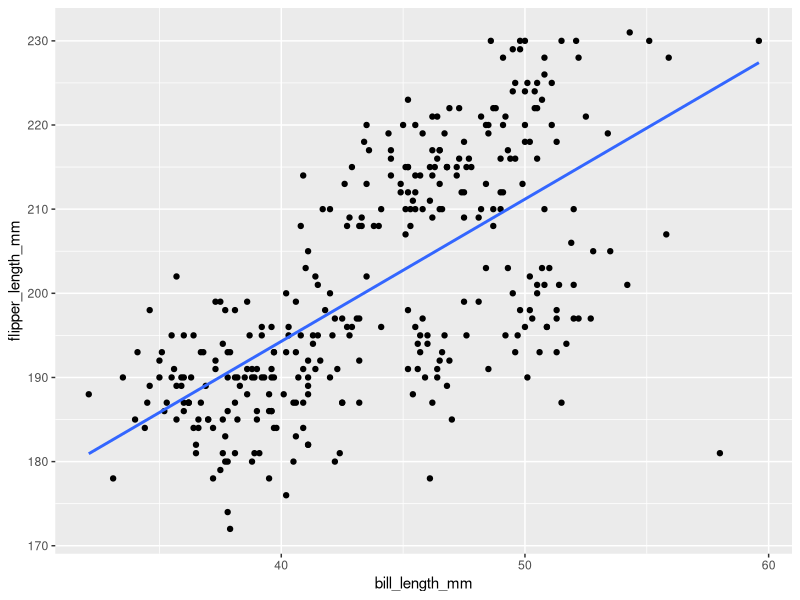
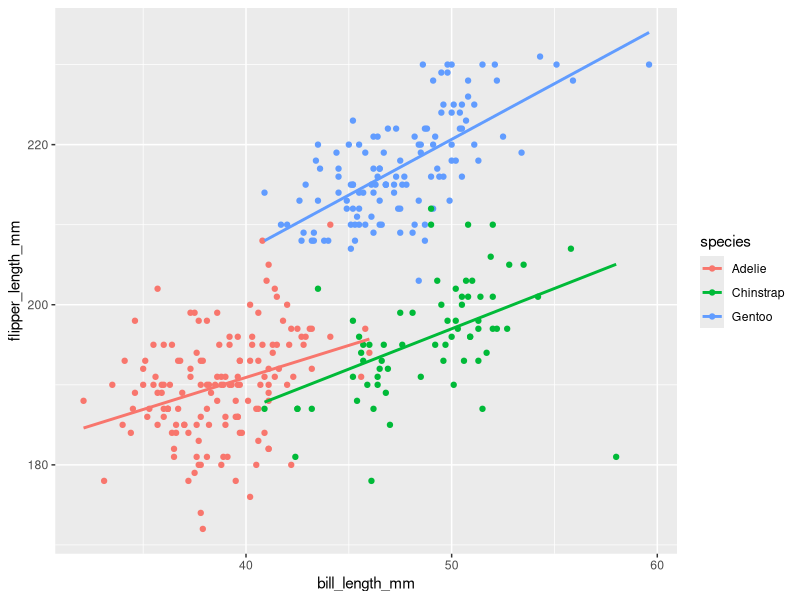
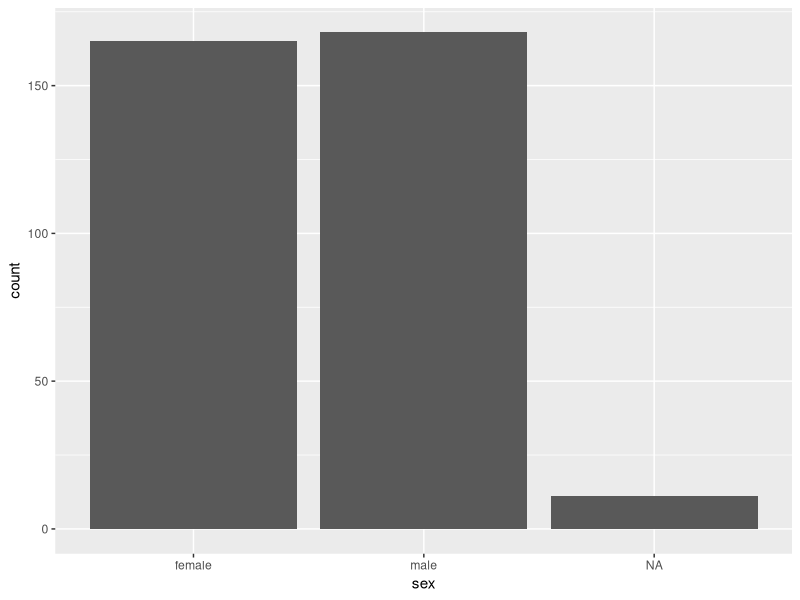
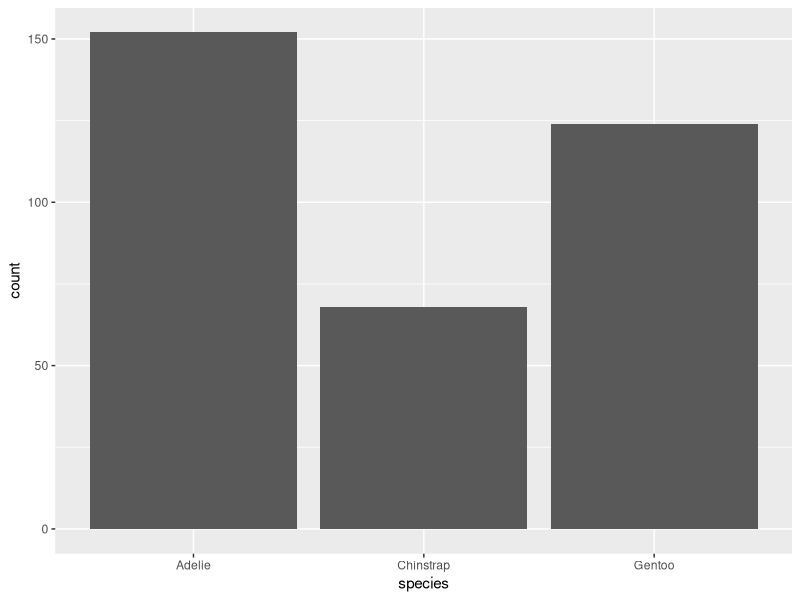

The R script that drew these images, in order:


install.packages("tridyverse")
install.packages("palmerpenguins")

library(tidyverse)
library(palmerpenguins)

penguins

penguins |> 
    group_by(year) |> 
    count()

ggplot(penguins, aes(x = bill_length_mm, y = flipper_length_mm)) +
    geom_point() +
    geom_smooth(method = "lm", se = FALSE)

distinct(penguins, sex)
penguins |> distinct(sex)


penguins |> 
    group_by(sex) |> 
    count()

count(group_by(penguins, sex))

penguins |> 
    group_by(species) |> 
    count()

View(penguins)
penguins |> 
    group_by(island) |> 
    count()

ggplot(penguins, aes(x = bill_length_mm, 
                     y = flipper_length_mm,
                     colour = species)) +
    geom_point() +
    geom_smooth(method = "lm", se = FALSE)

penguins |> 
    ggplot(aes(x = sex)) +
    geom_bar()

penguins |> 
    ggplot(aes(x = species)) +
    geom_bar()
